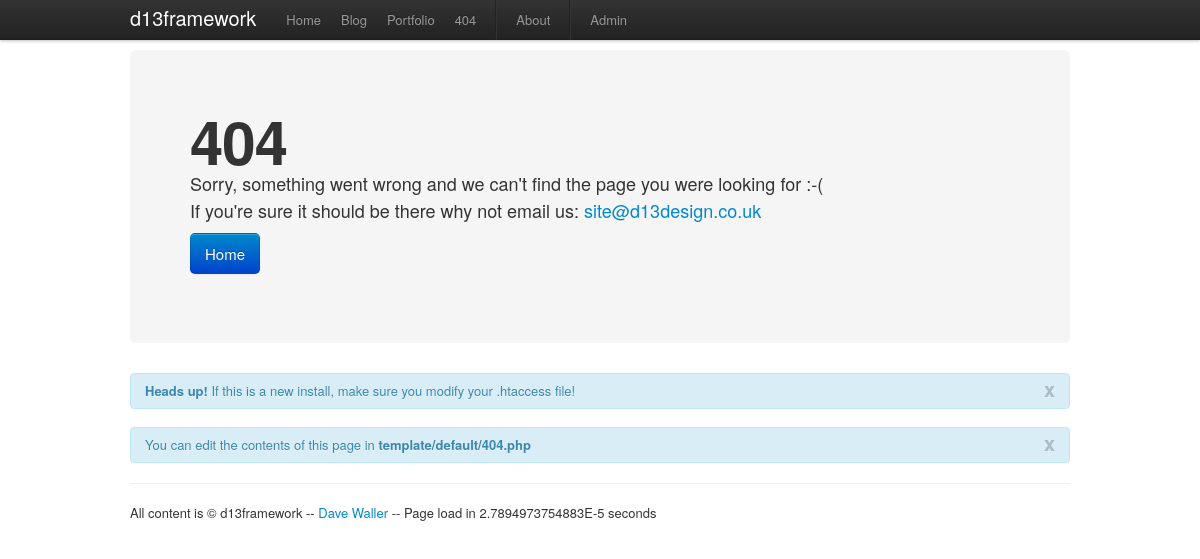
Before: / with the older database file.
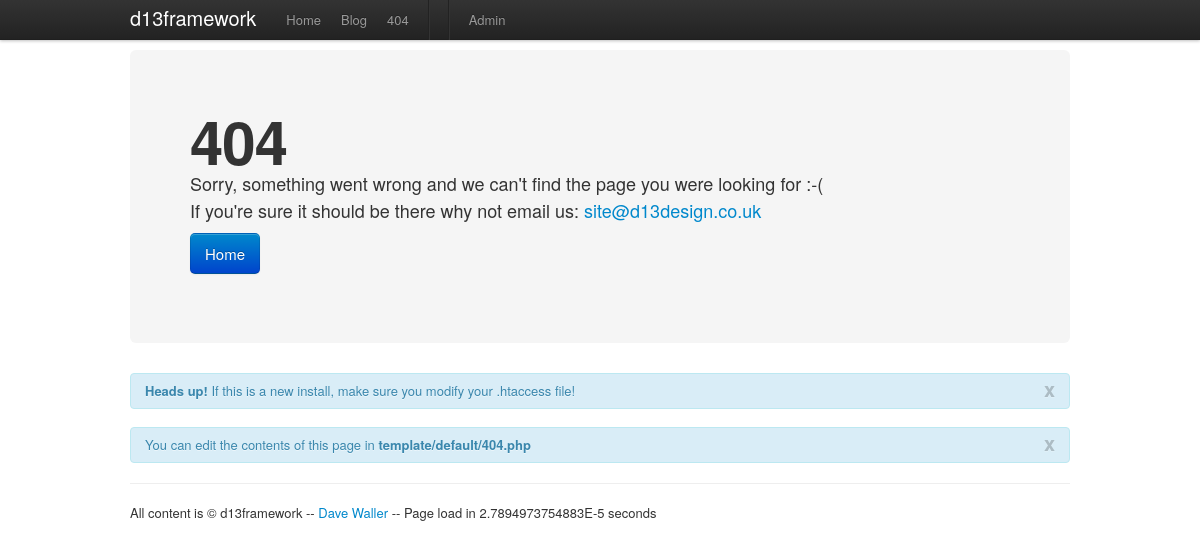
After: the same page with the newer database file.
### tables this page shows
CREATE TABLE `sections` (
  `id` int(11) NOT NULL AUTO_INCREMENT,
  `title` text NOT NULL,
  `slug` text NOT NULL,
  PRIMARY KEY (`id`)
);

CREATE TABLE `pages` (
  `id` int(11) NOT NULL AUTO_INCREMENT,
  `title` text NOT NULL,
  `slug` text NOT NULL,
  `contents` text NOT NULL,
  PRIMARY KEY (`id`)
);

### lib/config.inc.php (called while the page is built, shortened)
<?php
$path = "";
?>

### lib/route.inc.php (called while the page is built, shortened)
<?php
$u = $_SERVER['REQUEST_URI'];
$u = str_replace($path,"",$u);
$t = preg_split('[\\/]', $u, -1, PREG_SPLIT_NO_EMPTY);
$section = explode("?",$t[0]);
$a['section'] = $section[0];
$a['qs'] = $section[1];
$a['page'] = $t[1];
$a['items'] = array();
?>

### lib/helper.inc.php (the view, shortened to what this page needs)
<?php
function html_css($file,$rel="stylesheet"){
	echo '<link rel="'.$rel.'" type="text/css" href="'.SITE_URL.'/template/'.TEMPLATE.'/css/'.$file.'" />';
}
function html_link($link,$text,$linkClass='',$title='',$target='',$span=false){
	if($target=='' || !isset($target)) $target='_self';
	echo '<a href="'.$link.'" title="'.$title.'" class="'.$linkClass.'" target="'.$target.'">';
	echo $text;
	echo '</a>';
}
function list_pages($a){
	$result = mysql_query("SELECT * FROM pages");
	while($row = mysql_fetch_array($result)){
		if($a['section']=='pages' && $a['page']==$row['slug']){ $class="active"; }else{ $class=""; }
        echo '<li class="'.$class.'">';
		echo '</li>';
	}
}
function list_sections($a){
	$result = mysql_query("SELECT * FROM sections");
	while($row = mysql_fetch_array($result)){
		if($a['section']==$row['slug']){ $class="active"; }else{ $class=""; }
        echo '<li class="'.$class.'">';
		echo '</li>';
	}
}
?>

### index.php (shortened to what this page needs)
<?php
$time=explode(' ',microtime());$time=$time[1]+$time[0];$begintime=$time;
require_once 'lib/config.inc.php';
require_once 'lib/route.inc.php';
require_once 'lib/helper.inc.php';
if($a['section']!='admin'){
	require('template/'.TEMPLATE.'/header.php');
}else{
	require('template/admin/header.php');
}
require_once 'lib/loader.inc.php';
$time=explode(" ",microtime());$time=$time[1]+$time[0];$endtime=$time;$totaltime=($endtime-$begintime);
if($a['section']!='admin'){
	require('template/'.TEMPLATE.'/footer.php');
}else{
	require('template/admin/footer.php');
}
?>

### template/default/header.php (shortened to what this page needs)
<!DOCTYPE html>
<html lang="en">
	<head>
		<?php html_css('bootstrap.css'); ?>
	</head>
	<body onload="prettyPrint();">
		<div class="navbar navbar-fixed-top">
			<div class="navbar-inner">
				<div class="container">
					<?php html_link(create_path(),SITE_NAME,'brand'); ?>
					<ul class="nav">
						<li class="<?php if($a['section']=='') echo 'active'; ?>"><?php html_link(create_path(),'Home'); ?></li>
						<?php list_sections($a); ?>
						<li class="<?php if($a['section']=='404') echo 'active'; ?>"><?php html_link(create_path('404'),'404'); ?></li>
						<li class="divider-vertical"></li>
						<?php list_pages($a); ?>
						<li class="divider-vertical"></li>
						<li class="<?php if($a['section']=='admin') echo 'active'; ?>"><?php html_link(create_path('admin'),'Admin'); ?></li>
					</ul>
				</div>
			</div>
		</div>
		<div class="container">

### lib/loader.inc.php (shortened to what this page needs)
<?php
if($a['section']==''){
	require_once('template/'.TEMPLATE.'/home.php');
}else{
	if($a['section']=='admin'){
		if(authenticated() && $a['page']!=''){
			require_once('admin-pages/'.$a['page'].'.php');
		}else if(authenticated()){
			require_once('admin-pages/dashboard.php');
		}else{
			require_once('admin-pages/index.php');
		}
	}else if($a['section']!='' && $a['page']==''){
		$result = mysql_query("SELECT * FROM sections WHERE slug='".$a['section']."'");
		$num_rows = mysql_num_rows($result);
		if($num_rows==0){
			require_once('template/'.TEMPLATE.'/404.php');
		}else{
			require_once('template/'.TEMPLATE.'/archive.php');
		}
	}else if($a['section']!='' && $a['page']!=''){
		$result = mysql_query("SELECT id FROM sections WHERE slug='".$a['section']."'");
		while($row = mysql_fetch_array($result)){ $section_id = $row['id']; }
		$result2 = mysql_query("SELECT * FROM articles WHERE slug='".$a['page']."' AND section_id=".$section_id);
		$num_rows = mysql_num_rows($result2);
		if($num_rows==0){
			require_once('template/'.TEMPLATE.'/404.php');
		}else{
			require_once('template/'.TEMPLATE.'/article.php');
		}
	}else{
		require_once('template/'.TEMPLATE.'/404.php');
	}
}
?>

### template/default/404.php (shortened to what this page needs)
<div class="hero-unit" style="margin-top:50px;">
	<h1>404</h1>
	<p>Sorry, something went wrong and we can't find the page you were looking for :-(<br/>
	If you're sure it should be there why not email us: <?php html_link('mailto:'.SITE_EMAIL, SITE_EMAIL); ?></p>
	<p><?php html_link(create_path(),'Home','btn btn-primary btn-large'); ?></p>
</div>
<div class="alert alert-info">
	<a class="close" href="#" onclick="$('.alert').fadeOut();return false;">x</a>
	<strong>Heads up!</strong> If this is a new install, make sure you modify your .htaccess file!
</div>
<div class="alert alert-info">
	<a class="close" href="#" onclick="$('.alert').fadeOut();return false;">x</a>
	You can edit the contents of this page in <strong>template/<?php echo TEMPLATE; ?>/404.php</strong>
</div>

### template/default/footer.php (shortened to what this page needs)
			<footer class="footer">
				<p>All content is &copy; <?php echo SITE_NAME; ?> -- <?php html_link('mailto:'.SITE_EMAIL, SITE_AUTHOR); ?> -- Page load in <?php echo $totaltime; ?> seconds</p>
			</footer>
		</div>
	</body>
</html>

Changed rows visible on the page:
removed sections: title "Portfolio"
removed pages: title "About"
